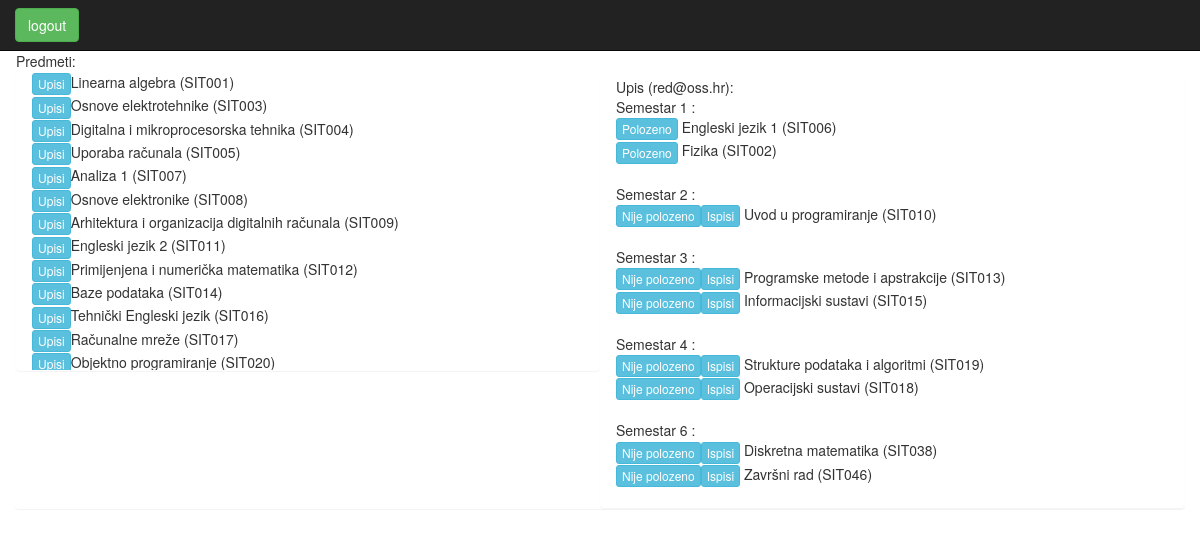
/index.php?ctrl=upisi&action=view&student_id=2 (signed in), run on the app's committed database.
### tables this page shows
CREATE TABLE `predmeti` (
  `id` int(11) NOT NULL,
  `ime` varchar(255) NOT NULL,
  `kod` varchar(16) NOT NULL,
  `program` text NOT NULL,
  `bodovi` int(11) NOT NULL,
  `sem_redovni` int(11) NOT NULL,
  `sem_izvanredni` int(11) NOT NULL,
  `izborni` enum('da','ne') NOT NULL
);

CREATE TABLE `korisnici` (
  `id` int(11) NOT NULL,
  `email` varchar(64) NOT NULL,
  `password` varchar(128) NOT NULL,
  `role` enum('mentor','student') NOT NULL,
  `status` enum('none','redovni','izvanredni') NOT NULL
);

### app/model/upisi.php (called while the page is built, shortened)
<?php
require_once 'predmeti.php';
class Upisi {
    public $student_id;
    function __construct() {
        $this->init();
        $this->ostaliPredmeti = new Predmeti($this->student_id);
    }
    function init() {
        if (isset($_GET['student_id'])) {
            $get = filter_input(INPUT_GET, 'student_id', FILTER_VALIDATE_INT);
            $this->student_id = $get;
            $this->initStudent();
            $qstr = 'SELECT * FROM upisi WHERE student_id =' . $this->student_id;
        } else {
            $qstr = 'SELECT * FROM upisi';
        }
        $this->db = getDB();
        $stm = $this->db->query($qstr);
        $this->upisi = $stm->fetchAll(\PDO::FETCH_CLASS, "Upis", [$this->db]);
    }
    function initStudent() {
        $this->db = getDB();
        $qstr = 'SELECT * FROM korisnici WHERE role = "student" AND id =' . $this->student_id;
        $stm = $this->db->query($qstr);
        $obj = $stm->fetchAll(\PDO::FETCH_CLASS, "korisnik", [$this->db]);
        if (isset($obj[0])) {
            $this->student = $obj[0];
        }
    }
}
class Upis {
    public $predmet_id;
    function __construct() {
        if ($this->predmet_id != NULL) {
            $this->db = getDB();
            $qstr = 'SELECT * FROM predmeti WHERE id =' . $this->predmet_id;
            $stm = $this->db->query($qstr);
            $this->predmet = $stm->fetchAll(\PDO::FETCH_CLASS, 'Predmet', [$this->db])[0];
        }
    }
}

### app/model/db.php (called while the page is built)
<?php
    function getDB() {
        try {
            $db = new PDO('mysql:host=localhost;dbname=mentorski;charset=utf8', 'root', '');
            $db->setAttribute(PDO::ATTR_DEFAULT_FETCH_MODE, PDO::FETCH_ASSOC);
            $db->setAttribute(PDO::ATTR_ERRMODE, PDO::ERRMODE_EXCEPTION);
        } catch (PDOException $e) {
            echo $e->getMessage();
            exit();
        }
        return $db;
    }

### app/model/predmeti.php (called while the page is built, shortened)
<?php
class Predmeti implements \Iterator {
    function __construct($lista = 0) {
        if ($lista == 0) {
            $this->init();
        } else {
            $this->initUpisniList($lista);
        }
    }
    function initUpisniList($lista) {
        $qstr = "SELECT * FROM predmeti
               WHERE (NOT EXISTS(
               SELECT * FROM upisi WHERE upisi.predmet_id=predmeti.id AND upisi.student_id=" . $lista . "))";
        $this->db = getDB();
        $stm = $this->db->query($qstr);
        $this->predmeti = $stm->fetchAll(\PDO::FETCH_CLASS, "Predmet", [$this->db]);
    }
}

### app/views/upisi.php (the view)
<?php
class VUpisi {
    private $header, $footer;
    function __construct() {
        $this->header = 'templates/header.php';
        $this->footer = 'templates/footer.php';
    }
    function prikazi(\Upisi $model) {
        include $this->header;
        echo '<div class="panel panel-group row" >';
        $this->prikaziPredmete($model);
        $semestar = array();
        $status = 'sem_' . $model->student->status;
        foreach ($model->upisi as $key) {
            $semestar[$key->predmet->$status] = 1;
        }
        ksort($semestar);
        $this->prikaziUpisano($model,$semestar,$status);
        echo "</div>";
        include $this->footer;
    }
    function prikaziPredmete(\Upisi $model) {
        echo 'Predmeti:<br/><div class="panel panel-group col-sm-6" style="max-height: 300px;overflow-y: scroll;">';
        echo "<form method='POST'>";
        foreach ($model->ostaliPredmeti->predmeti as $op) {
            echo '<button class="btn btn-xs btn-info" type="submit" name="upisi" value="' . $op->id . '">Upisi</button>' . $op->ime ." ($op->kod)". "<br/>";
        }
        echo "</form>";
        echo "</div>";
    }
    function prikaziUpisano(\Upisi $model,$semestar,$status) {
        echo '<div class="panel panel-group col-sm-6" >Upis (' . $model->student->email . "):<br/>";
        echo "<form method='POST'>";
        foreach ($semestar as $key => $value) {
            echo "Semestar " . $key . " :<br/>";
            foreach ($model->upisi as $kljuc => $value) {
                if ($value->predmet->$status == $key) {
                    if ($value->status == 'passed') {
                        echo '<button class="btn btn-xs btn-info" type="submit" name="polozeno" value="' . $kljuc . '"> Polozeno </button> ';
                    } else {
                        echo '<button class="btn btn-xs btn-info" type="submit" name="nije_polozeno" value="' . $kljuc . '">Nije polozeno</button><button class="btn btn-xs btn-info" type="submit" name="ispisi" value="' . $kljuc . '">Ispisi</button> ';
                    }
                    echo $value->predmet->ime ." (".$value->predmet->kod.")". "<br/>";
                }
            }
            echo "<br/>";
        }
        echo "</form>";
        echo "</div>";
    }
}

### index.php (shortened to what this page needs)
<?php
$ctrl = array('korisnici', 'predmeti', 'upisi');
$action = array('login', 'logout', 'viewAll', 'detalji', 'edit', 'novi', 'view');
$studentCtrl = array('upisi', 'korisnici');
$studentAction = array('view', 'login', 'logout',);
if (isset($_GET['ctrl']) && isset($_GET['action']) && in_array($_GET['ctrl'], $ctrl) && in_array($_GET['action'], $action)) {
    $ctrl_name = $_GET['ctrl'];
    $action_name = $_GET['action'];
    require_once("app/model/db.php");
    if (in_array($ctrl_name, $studentCtrl) && in_array($action_name, $studentAction) && isset($_SESSION['login']) && $_SESSION['login'] == 2 || isset($_SESSION['login']) && $_SESSION['login'] == 1 || $action_name == 'login') {
        $model = new $model_class();
        $view = new $view_class();
        $ctrl = new $ctrl_class($model, $view);
        $ctrl->$action_name();
    } elseif ($_SESSION['login'] == 2) {
        echo "nedozvoljen pristup <br/>";
        echo "<a href='./index.php?ctrl=upisi&action=view&student_id=" . $_SESSION['student_id'] . "'>svoj list</a>";
    } else {
        echo "nedozvoljen pristup <br/>";
        echo "<a href='./index.php?ctrl=korisnici&action=login' >Login</a>";
    }
} else {
    header('Location: ./index.php?ctrl=korisnici&action=login');
}

### app/controllers/upisi.php (shortened to what this page needs)
<?php
class CUpisi {
    private $model;
    private $view;
    function __construct($model, $view) {
        $this->model = $model;
        $this->view = $view;
    }
    function view() {
        if (!isset($this->model->student->email)) {
            echo "Nepostojeci Student";
        } else {
            if ($_SESSION['login'] == '1' || $_SESSION['student_id'] == $this->model->student_id) {
                $this->prikaziView();
            } elseif ($_SESSION['login'] == 2) {
                echo "nedozvoljen pristup <br/>";
                echo "<a href='./index.php?ctrl=upisi&action=view&student_id=" . $_SESSION['student_id'] . "'>svoj list</a>";
            } else {
                echo "nedozvoljen pristup <br/>";
                echo "<a href='./index.php?ctrl=korisnici&action=login' >Login</a>";
            }
        }
    }
    function prikaziView() {
        $this->view->prikazi($this->model);
    }
}

### app/views/templates/header.php (shortened to what this page needs)
<!DOCTYPE html>
<html>
    <head>
        <link href="./bs/css/bootstrap.min.css" rel="stylesheet">
        <link href="./bs/css/jumbotron.css" rel="stylesheet">
    </head>
    <body>
        <nav class="navbar navbar-inverse navbar-fixed-top">
            <div >
                <div id="navbar" class="navbar-collapse collapse">
                    <div class="navbar-form navbar-left">
                        <?php if (isset($_SESSION['login']) && $_SESSION['login'] != 0) { ?>
                            <div class="form-group"><a  class="btn btn-success btn-md btn-block" href="./index.php?ctrl=korisnici&action=logout" >logout</a> </div>
                        <?php } ?>
                    </div>
                </div>
            </div>
        </nav>
        <div class="container">

### app/views/templates/footer.php (shortened to what this page needs)
</div>
</body>
</html>

### bs/css/jumbotron.css (style rules this page uses)
body { padding-top: 50px; padding-bottom: 20px; }

### data on the page
predmeti: $op->id 1 (drawn), ime "Linearna algebra", kod "SIT001"
predmeti: $op->id 3 (drawn), ime "Osnove elektrotehnike", kod "SIT003"
predmeti: $op->id 4 (drawn), ime "Digitalna i mikroprocesorska tehnika", kod "SIT004"
predmeti: $op->id 5 (drawn), ime "Uporaba računala", kod "SIT005"
predmeti: $op->id 7 (drawn), ime "Analiza 1", kod "SIT007"
predmeti: $op->id 8 (drawn), ime "Osnove elektronike", kod "SIT008"
predmeti: $op->id 9 (drawn), ime "Arhitektura i organizacija digitalnih računala", kod "SIT009"
predmeti: $op->id 11 (drawn), ime "Engleski jezik 2", kod "SIT011"
predmeti: $op->id 12 (drawn), ime "Primijenjena i numerička matematika", kod "SIT012"
predmeti: $op->id 14 (drawn), ime "Baze podataka", kod "SIT014"
predmeti: $op->id 16 (drawn), ime "Tehnički Engleski jezik", kod "SIT016"
predmeti: $op->id 17 (drawn), ime "Računalne mreže", kod "SIT017"
predmeti: $op->id 20 (drawn), ime "Objektno programiranje", kod "SIT020"
korisnici: email "red@oss.hr"
predmeti: $kljuc 3 (drawn), ime "Engleski jezik 1", kod "SIT006"
predmeti: $kljuc 4 (drawn), ime "Fizika", kod "SIT002"
predmeti: $kljuc 2 (drawn), ime "Uvod u programiranje", kod "SIT010"
predmeti: $kljuc 5 (drawn), ime "Programske metode i apstrakcije", kod "SIT013"
predmeti: $kljuc 6 (drawn), ime "Informacijski sustavi", kod "SIT015"
predmeti: $kljuc 0 (drawn), ime "Strukture podataka i algoritmi", kod "SIT019"
predmeti: $kljuc 7 (drawn), ime "Operacijski sustavi", kod "SIT018"
predmeti: $kljuc 1 (drawn), ime "Diskretna matematika", kod "SIT038"
predmeti: $kljuc 8 (drawn), ime "Završni rad", kod "SIT046"

### other printed values
$key "1"
$key "2"
$key "3"
$key "4"
$key "6"
